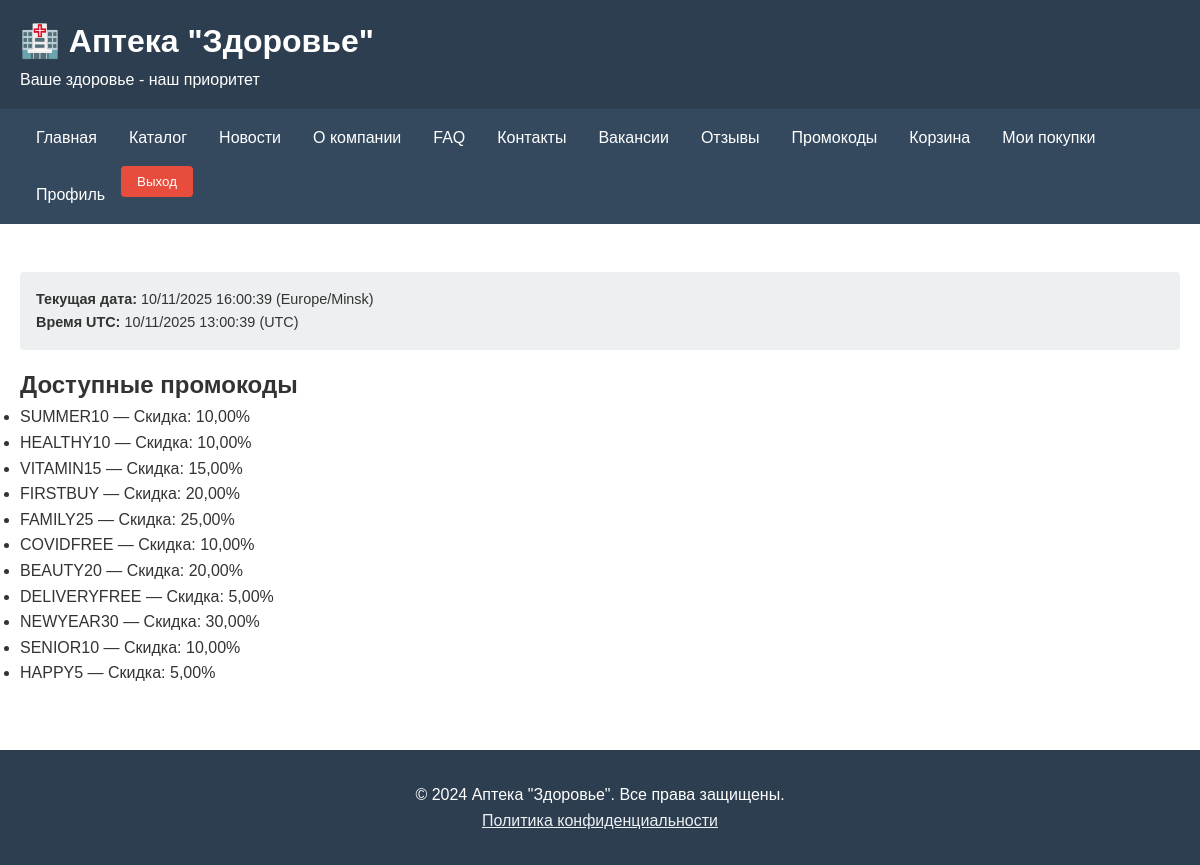
Screenshot of /promos/available/ (signed in) with the database file from the repository.
### core/models.py (models this page shows, shortened)
class PromoCode(models.Model):
    code = models.CharField(max_length=50, unique=True, verbose_name='Промокод')
    discount = models.DecimalField(max_digits=5, decimal_places=2, verbose_name='Скидка')
    active = models.BooleanField(default=True, verbose_name='Активен')
    expires_at = models.DateTimeField(verbose_name='Действует до', null=True, blank=True)  # новое поле
    created_at = models.DateTimeField(auto_now_add=True, verbose_name='Дата добавления')
    updated_at = models.DateTimeField(auto_now=True, verbose_name='Дата изменения')

### core/views.py (the view)
# urls.py: path('promos/available/', available_promos, name='available_promos'),
@login_required
def available_promos(request):
    promos = PromoCode.objects.filter(active=True)
    now = timezone.localtime(timezone.now())
    now_utc = timezone.now().astimezone(datetime.timezone.utc)
    now_utc_minus3 = now_utc - datetime.timedelta(hours=3)
    return render(request, 'core/available_promos.html', {
        'promos': promos,
        'now': now,
        'now_utc': now_utc,
        'now_utc_minus3': now_utc_minus3,
        'TIME_ZONE': timezone.get_current_timezone_name(),
    })

### core/templates/core/available_promos.html (shortened to what this page needs)
{% extends "core/base.html" %}
{% block content %}
<h2>Доступные промокоды</h2>
<ul>
    {% for promo in promos %}
        <li>{{ promo.code }} — Скидка: {{ promo.discount }}%</li>
    {% empty %}
        <li>Нет доступных промокодов.</li>
    {% endfor %}
</ul>
{% endblock %}

### core/templates/core/base.html (style rules this page uses)
* { margin: 0; padding: 0; box-sizing: border-box; }
body { font-family: Arial, sans-serif; line-height: 1.6; color: #333; }

### rows the page displays
PromoCode: code "SUMMER10", discount "10,00"
PromoCode: code "HEALTHY10", discount "10,00"
PromoCode: code "VITAMIN15", discount "15,00"
PromoCode: code "FIRSTBUY", discount "20,00"
PromoCode: code "FAMILY25", discount "25,00"
PromoCode: code "COVIDFREE", discount "10,00"
PromoCode: code "BEAUTY20", discount "20,00"
PromoCode: code "DELIVERYFREE", discount "5,00"
PromoCode: code "NEWYEAR30", discount "30,00"
PromoCode: code "SENIOR10", discount "10,00"
PromoCode: code "HAPPY5", discount "5,00"

### other values shown
{{ now|date:"d/m/Y H:i:s" }} "10/11/2025 16:00:39"
{{ TIME_ZONE }} "Europe/Minsk"
{{ now_utc_minus3|date:"d/m/Y H:i:s" }} "10/11/2025 13:00:39"
